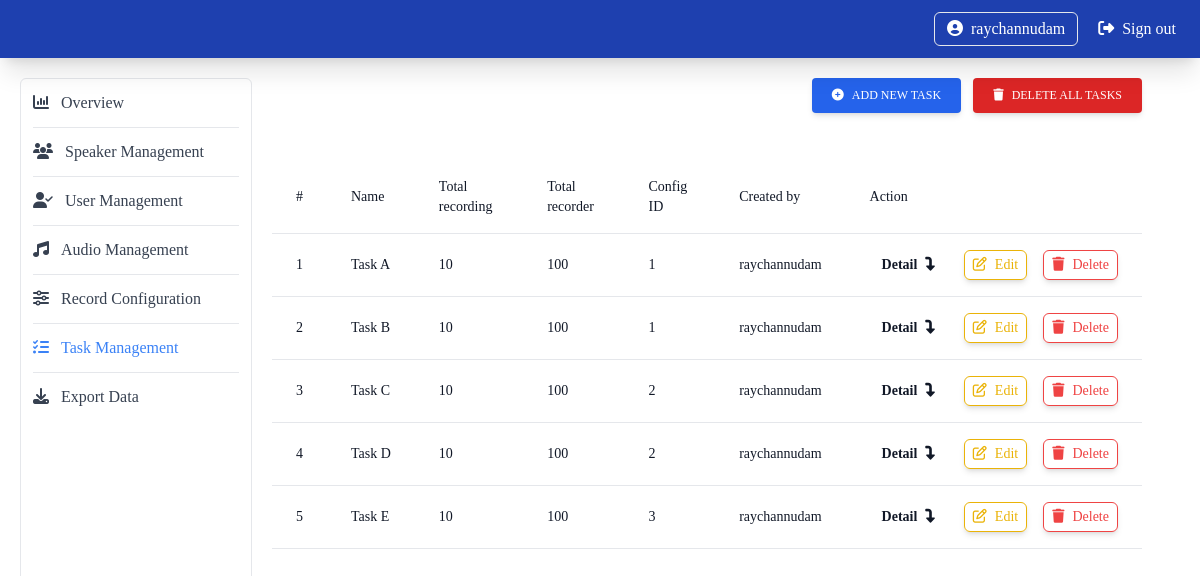
Page /dashboard/assign-task (signed in) on the committed database.
### src/models/user.py (models this page shows, shortened)
class User (db.Model, UserMixin):
    id = db.Column(db.Integer(), primary_key=True)
    username = db.Column(db.String(), nullable=False, unique=True)
    email = db.Column(db.String(), nullable=False)
    password_hash = db.Column(db.String(), nullable=False, default="password_disable")
    is_active = db.Column(db.Boolean(), nullable=False, default=True)
    created_at = db.Column(db.String(), nullable=False, default=datetime.now().strftime("%d/%m/%Y_%H:%M:%S"))
    updated_at = db.Column(db.String(), nullable=False, default=datetime.now().strftime("%d/%m/%Y_%H:%M:%S"))
    @property
    def password(self):
        return self.password
    roles = db.relationship('Role', secondary=user_role, backref='users', lazy=True)
    speaker = db.relationship('Speaker', backref="user", lazy=True, uselist=False)
    tasks = db.relationship('Task', backref='created_by', lazy=True)
    export_histories = db.relationship('ExportHistory', backref='user', lazy=True)

### src/models/task.py (models this page shows)
class Task (db.Model):
    id = db.Column(db.Integer(), primary_key=True)
    name = db.Column(db.String(), nullable=False, unique=True)
    description = db.Column(db.String(length=500), nullable=True)
    created_at = db.Column(db.String(), nullable=False, default=datetime.now().strftime("%d/%m/%Y_%H:%M:%S"))
    updated_at = db.Column(db.String(), nullable=False, default=datetime.now().strftime("%d/%m/%Y_%H:%M:%S"))
    from src.models import recording
    recordings = db.relationship('Recording', backref='task', lazy=True)
    created_user_id = db.Column(db.Integer(), db.ForeignKey('user.id'), nullable=False)
    record_config_id = db.Column(db.Integer(), db.ForeignKey('record_config.id'), nullable=True)

### src/routes/dashboard_routes.py (the view, shortened to what this page needs)
@app.route('/dashboard/assign-task', methods=['GET', 'POST'])
@login_required
@admin_required
def dashboard_assign_task():
    assign_task_form = AssignTaskForm()
    edit_task_form = EditTaskForm()
    recordConfigs = recordConfigController.get_all_record_config()
    tasks = taskController.get_all_task()
    return render_template('dashboard/assign_task.html', tasks=tasks, assign_task_form=assign_task_form, recordConfigs=recordConfigs, edit_task_form=edit_task_form)

### src/controllers/record_config_controller.py (called while the page is built)
    def get_all_record_config(self):
        record_configs = record_config.RecordConfig.query.all()
        record_config_list = []
        for recordConfig in record_configs:
            record_config_list.append(recordConfig)
        return record_config_list

### src/controllers/task_controller.py (called while the page is built)
    def get_all_task(self):
        tasks = task.Task.query.order_by(asc(task.Task.id))
        taskList = []
        for taskItem in tasks:
            taskList.append(taskItem)
        print(tasks)
        return taskList

### src/models/user.py (called while the page is built)
@login_manager.user_loader
def load_user(user_id):
    return User.query.get(int(user_id))

### src/routes/dashboard_routes.py (called while the page is built)
def admin_required(f):
    @functools.wraps(f)
    def wrap(*args, **kwargs):
        for user_role in current_user.roles:
            if user_role.name == "admin":
                return f(*args, **kwargs)
            else:
                flash("You need to be an admin to view this page.")
                return redirect(url_for('home_page'))
    return wrap

### src/templates/dashboard/assign_task.html (shortened to what this page needs)
{% extends 'dashboard/dashboard.html' %}
{% block dashboard_content %}
<div class="flex flex-col space-y-10 items-end text-gray-700 pb-28">
    <div class="flex flex-row space-x-3 items-center">
        <div>
            <button type="button"
                class="inline-block px-5 py-2.5 bg-blue-600 text-white font-medium text-xs leading-tight uppercase rounded shadow-md hover:bg-blue-700 hover:shadow-lg focus:bg-blue-700 focus:shadow-lg focus:outline-none focus:ring-0 active:bg-blue-800 active:shadow-lg transition duration-150 ease-in-out"
                data-bs-toggle="modal" data-bs-target="#addNewTask">
                <div class="flex flex-row space-x-2 items-center">
                    <div>
                        <i class="fa-solid fa-circle-plus"></i>
                    </div>
                    <div>
                        Add new task
                    </div>
                </div>
            </button>
        </div>
        <div>
            <a href=""
                class="inline-block px-5 py-2.5 bg-red-600 text-white font-medium text-xs leading-tight uppercase rounded shadow-md hover:bg-red-700 hover:shadow-lg focus:bg-red-700 focus:shadow-lg focus:outline-none focus:ring-0 active:bg-red-800 active:shadow-lg transition duration-150 ease-in-out">
                <div class="flex flex-row space-x-2 items-center">
                    <div>
                        <i class="fa-solid fa-trash"></i>
                    </div>
                    <div>
                        Delete all tasks
                    </div>
                </div>
            </a>
        </div>
    </div>
    <div class="flex flex-col self-start w-full text-gray-700">
        <div class="overflow-x-auto sm:-mx-6 lg:-mx-8">
            <div class="py-2 inline-block min-w-full sm:px-6 lg:px-8">
                <div class="overflow-hidden">
                    <table class="min-w-full">
                        <thead class="bg-white border-b">
                            <tr>
                                <th scope="col" class="text-sm font-medium text-gray-900 px-6 py-4 text-left">
                                    #
                                </th>
                                <th scope="col" class="text-sm font-medium text-gray-900 px-6 py-4 text-left">
                                    Name
                                </th>
                                <th scope="col" class="text-sm font-medium text-gray-900 px-6 py-4 text-left">
                                    Total recording
                                </th>
                                <th scope="col" class="text-sm font-medium text-gray-900 px-6 py-4 text-left">
                                    Total recorder
                                </th>
                                <th scope="col" class="text-sm font-medium text-gray-900 px-6 py-4 text-left">
                                    Config ID
                                </th>
                                <th scope="col" class="text-sm font-medium text-gray-900 px-6 py-4 text-left">
                                    Created by
                                </th>
                                <th scope="col" class="text-sm font-medium text-gray-900 px-6 py-4 text-left">
                                    Action
                                </th>
                            </tr>
                        </thead>
                        <tbody>
                            {% for task in tasks %}
                            <tr class="bg-white border-b transition duration-300 ease-in-out hover:bg-gray-100">
                                <td class="px-6 py-4 whitespace-nowrap text-sm font-medium text-gray-900">{{task.id}}
                                </td>
                                <td class="text-sm text-gray-900 font-light px-6 py-4 whitespace-nowrap">
                                    {{task.name}}
                                </td>
                                <td class="text-sm text-gray-900 font-light px-6 py-4 whitespace-nowrap">
                                    10
                                </td>
                                <td class="text-sm text-gray-900 font-light px-6 py-4 whitespace-nowrap">
                                    100
                                </td>
                                <td class="text-sm text-gray-900 font-light px-6 py-4 whitespace-nowrap">
                                    {{task.record_config_id}}
                                </td>
                                <td class="text-sm text-gray-900 font-light px-6 py-4 whitespace-nowrap">
                                    {{task.created_by.username}}
                                </td>
                                <td class="text-sm text-gray-900 font-light px-6 py-4 whitespace-nowrap">
                                    <div class="flex flex-row space-x-4 items-center text-sm">
                                        <div>
                                            <a href="/dashboard/assign-task/detail/{{task.id}}">
                                                <div
                                                    class="flex flex-row space-x-2 items-center px-3 py-1 hover:shadow-md font-bold">
                                                    <div>
                                                        <p>Detail</p>
                                                    </div>
                                                    <div>
                                                        <i class="fa-solid fa-turn-down"></i>
                                                    </div>
                                                </div>
                                            </a>
                                        </div>
                                        <div>
                                            <a type="button" data-bs-toggle="modal"
                                                data-bs-target="#editTask{{task.id}}">
                                                <div
                                                    class="flex flex-row space-x-2 items-center text-yellow-500 border border-yellow-500 px-2 py-1 rounded-md shadow-md cursor-pointer">
                                                    <div>
                                                        <i class="fa-regular fa-pen-to-square"></i>
                                                    </div>
                                                    <div>
                                                        Edit
                                                    </div>
                                                </div>
                                            </a>
                                        </div>
                                        <div>
                                            <a href="/dashboard/assign-task/delete/{{task.id}}">
                                                <div
                                                    class="flex flex-row space-x-2 items-center text-red-500 border border-red-500 px-2 py-1 rounded-md shadow-md cursor-pointer">
                                                    <div>
                                                        <i class="fa-solid fa-trash"></i>
                                                    </div>
                                                    <div>
                                                        Delete
                                                    </div>
                                                </div>
                                            </a>
                                        </div>
                                    </div>
                                </td>
                            </tr>
                            {% endfor %}
                        </tbody>
                    </table>
                </div>
            </div>
        </div>
    </div>
</div>
{% endblock %}

### src/templates/includes/navbar.html (shortened to what this page needs)
<div class=" hidden sm:block">
  <div class="sticky">
    <div class="w-screen p-3 px-6 bg-blue-800 text-white shadow-xl">
      <div class="sm:flex flex-row items-center justify-between hidden">
        {% if current_user.is_authenticated %}
          <div class="flex flex-row space-x-5 items-center">
            <div class="flex flex-row space-x-2 items-center border rounded-md px-3 py-1 hover:bg-white hover:text-gray-700">
              <div>
                <i class="fa-solid fa-circle-user"></i>
              </div>
              <div>
                <a href="">{{current_user.username}}</a>
              </div>
            </div>
            <div class="flex-row space-x-2 items-center flex">
              <div>
                <i class="fa-solid fa-right-from-bracket"></i>
              </div>
              <div>
                <a href="{{url_for('signout_page')}}">Sign out</a>
              </div>
            </div>
          </div>
        {% endif %}
      </div>
  </div>
  </div>
</div>

### rows in the picture
User: username "raychannudam"
Task: id "1", name "Task A", record_config_id "1", created_by.username "raychannudam"
Task: id "2", name "Task B", record_config_id "1", created_by.username "raychannudam"
Task: id "3", name "Task C", record_config_id "2", created_by.username "raychannudam"
Task: id "4", name "Task D", record_config_id "2", created_by.username "raychannudam"
Task: id "5", name "Task E", record_config_id "3", created_by.username "raychannudam"
